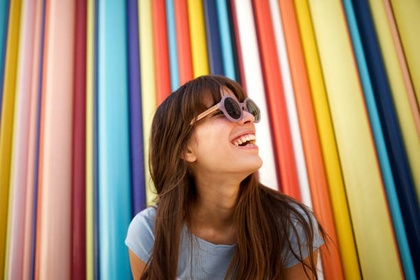
%> input picture todo_class2/color.jpg, 420 x 280 px, shrunk from 612 x 408 before the run
$ octave negative_img.m   (GNU Octave 9; MATLAB toolbox functions it lacks are replaced by stand-ins)
%> lines starting %> are read from the running program, lines starting %| are printed output that depends on the picture
img1 = double(rgb2gray(imread('C:\Users\Dell XPS White\Desktop\MATLAB\Digital_Image_Processing\todo_class2\color.jpg')));
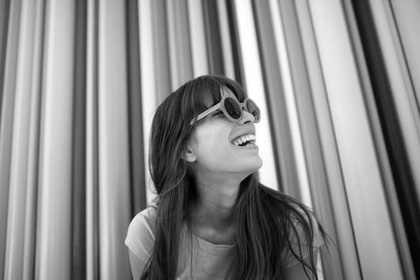
%> img1: size 280x420 double; min 0, max 255, mean 139.4
[R, C] = size(img1);
%> R = 280; C = 420
img2 = zeros(R,C);
for i=1:1:R
    for j=1:1:C
        img2(i,j) = 255 - img1(i,j);
    end
end
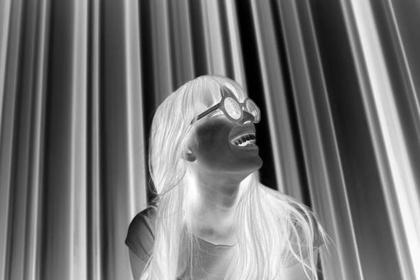
%> img2: size 280x420 double; min 0, max 255, mean 115.6
figure;
imshow(img2,[]);

r = 0:255;
s = 255-r;
figure;
plot(r,s);
title('Plot');
xlabel('Input(s)');
ylabel('Output(r)');
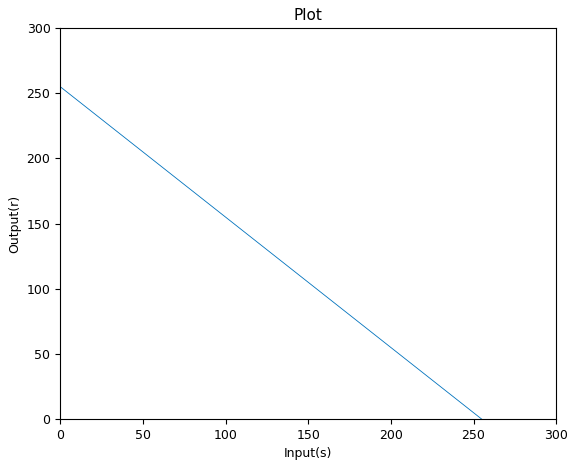
%> figure redrawn from the program's plot data; curve peaks at x = 0, y = 255
